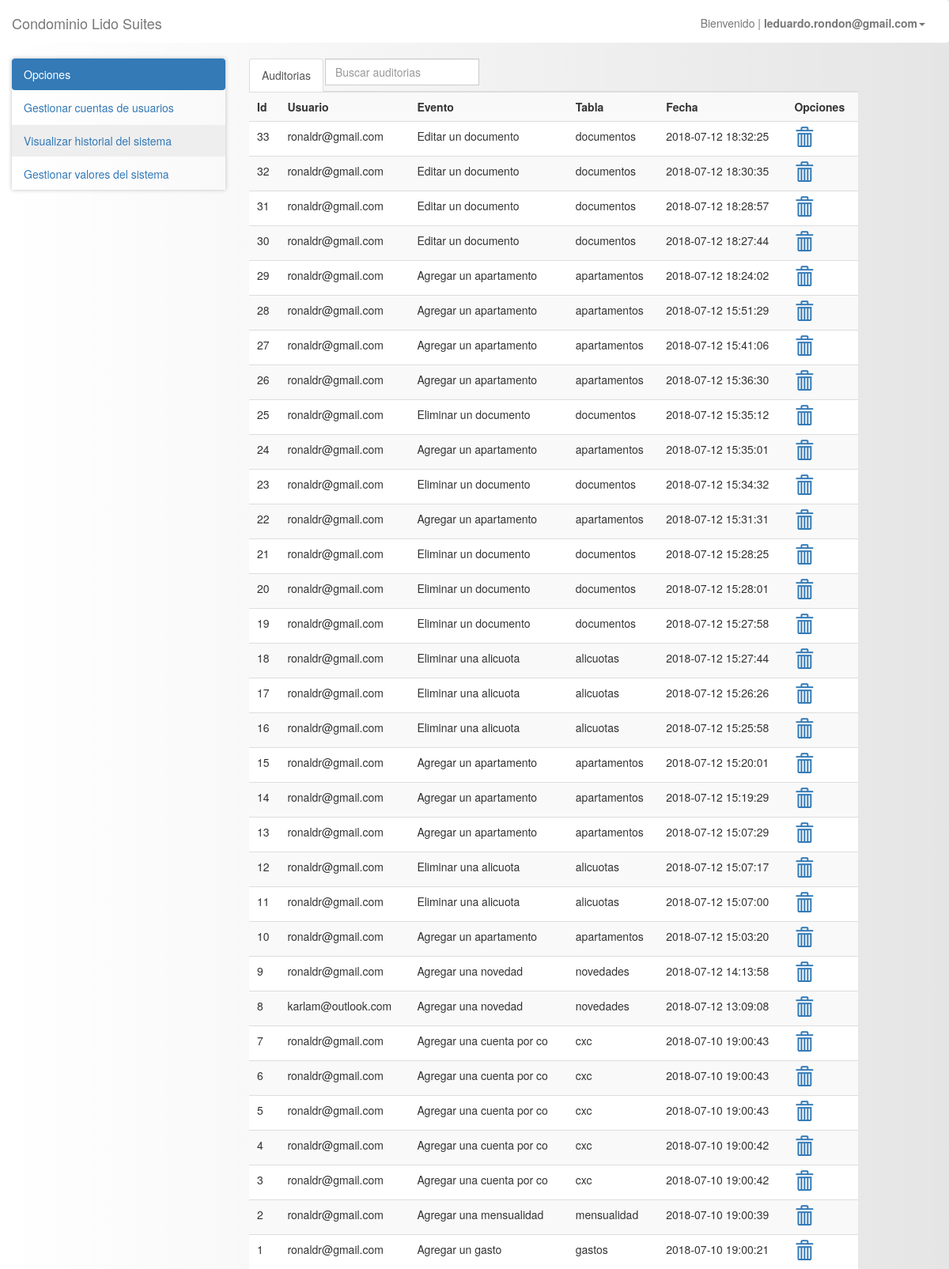
Screenshot of /pages/?auditoria (signed in) with the database file from the repository.
### tables this page shows
CREATE TABLE `auditorias` (
  `id_auditoria` int(10) UNSIGNED NOT NULL,
  `id_usuario` int(10) UNSIGNED NOT NULL,
  `evento` varchar(25) NOT NULL,
  `tabla` varchar(25) NOT NULL,
  `created` timestamp NOT NULL DEFAULT CURRENT_TIMESTAMP
);

CREATE TABLE `usuarios` (
  `id_usuario` int(10) UNSIGNED NOT NULL,
  `id_nivel` int(10) UNSIGNED NOT NULL,
  `nombres` varchar(100) NOT NULL,
  `apellidos` varchar(100) NOT NULL,
  `correo` varchar(100) NOT NULL,
  `contrasena` varchar(100) NOT NULL,
  `telefono` varchar(100) NOT NULL,
  `created` timestamp NOT NULL DEFAULT CURRENT_TIMESTAMP
);

### models/db.php (called while the page is built)
<?php
class db
{
    public static function conexion(){
        $conexion = new mysqli('localhost', 'root', '19651249', 'lidosuites', '3306');
        $conexion->query("SET NAMES 'utf8'");
        return $conexion;
    }
}

### models/auditoria.php (called while the page is built, shortened)
<?php
require_once 'db.php';
class Auditoria{
	private $db;
	private $auditoria;
	public function __construct(){
		$this->db=db::conexion();
		$this->auditoria=array();
	}
    public function getAuditoria(){
        $sql = $this->db->query("SELECT usuarios.id_usuario, usuarios.correo,
                                        usuarios.nombres, usuarios.apellidos,
                                        usuarios.contrasena, usuarios.id_nivel,
                                        usuarios.telefono, usuarios.created,
                                        auditorias.id_auditoria, auditorias.id_usuario,
                                        auditorias.evento, auditorias.tabla, auditorias.created
                                            FROM usuarios
                                                INNER JOIN auditorias on usuarios.id_usuario = auditorias.id_usuario
                                                ORDER BY auditorias.id_auditoria DESC");
        while($filas = $sql->fetch_assoc()){
            $this->auditoria[] = $filas;
        }
        return $this->auditoria;
    }
}

### views/config/auditoria/detalle.phtml (the view)
<ul class="nav nav-tabs nav-justified">
  <ul class="nav nav-tabs" role="tablist">
    <li role="presentation" class="active"><a href="!#detalle" aria-controls="detalle" role="tab" data-toggle="tab">Auditorias</a></li>
   	<li role="presentation">
		<div class="input-group">
			<input class="form-control" type="text" id="searchAuditoria" placeholder="Buscar auditorias">
		</div>
	</li>
  </ul>
  <div class="tab-content">
    <div role="tabpanel" class="tab-pane active" id="detalle">
		<table class="table table-striped" id="tablaAuditoria">
    		<tr>
    			<th>Id</th>
    			<th>Usuario</th>
    			<th>Evento</th>
    			<th>Tabla</th>
    			<th>Fecha</th>
    			<th>Opciones</th>
    		</tr>
    		<?php for($i=0; $i<count($auditorias); $i++){ $rs = $auditorias[$i]; ?>
    		<tr>
    			<td><?php echo $rs['id_auditoria']; ?></td>
    			<td><?php echo $rs['correo']; ?></td>
    			<td><?php echo $rs['evento']; ?></td>
    			<td><?php echo $rs['tabla']; ?></td>
    			<td><?php echo $rs['created']; ?></td>
    			<td>
    				<a href="#" onclick="delAuditoria(this);" ><i class="glyphicon glyphicon-trash"></i></a>
    			</td>
    		</tr> <?php } ?>
    	</table>
    </div>
  </div>

### pages/layout/head.inc (shortened to what this page needs)
<!doctype html>
<html lang="es">
<head>
    <link rel="stylesheet" href="../public/css/bootstrap.min.css">
    <link rel="stylesheet" href="../public/css/style.css">
    <link rel="stylesheet" type="text/css" href="../public/css/datatables.min.css"/>
</head>
<body>

### pages/layout/navbar.inc (shortened to what this page needs)
<nav class="navbar navbar-default">
	<div class="container-fluid">
		<div class="navbar-header">
			<a class="navbar-brand" href="./">Condominio Lido Suites</a>
		</div>
		<div class="collapse navbar-collapse" id="bs-example-navbar-collapse-1">
			<ul class="nav navbar-nav navbar-right" id="navegacion">
				 <?php if(isset($_SESSION['login'])){ ?>
				<li class="dropdown"><a href="" class="dropdown-toggle" data-toggle="dropdown" role="button" aria-haspopup="true" aria-expanded="false">
					Bienvenido | <b><?php echo $_SESSION['login']; ?></b><span class="caret"></span></a>
					<ul class="dropdown-menu">
           			 <?php }else{ ?>
           			 <?php } ?>
          </ul></li>
			</ul>
		</div>
	</div>
</nav>

### pages/index.php (shortened to what this page needs)
<?php require_once '../models/auditoria.php'; ?>
<?php require_once 'layout/head.inc'; ?>
<?php require_once 'layout/navbar.inc'; ?>
<div>
	<div class="col-xs-3 col-sm-3 col-md-3 col-lg-3">
		<ul class="nav nav-pills nav-stacked nav-pills-stacked-example panel-config">
			<li role="presentation" class="active">
				<a href="#">Opciones</a>
			</li>
			<?php if($_SESSION['nivel'] == 1){ ?>
			<li role="presentation" <?php if(isset($_GET['usuarios'])){echo "style='background-color:#eee;'";} ?>>
				<a href="./?usuarios">Gestionar cuentas de usuarios</a>
			</li>
			<?php } ?>
			<?php if($_SESSION['nivel'] == 1){ ?>
			<li role="presentation" <?php if(isset($_GET['auditoria'])){echo "style='background-color:#eee;'";} ?>>
				<a href="./?auditoria">Visualizar historial del sistema</a>
			</li>
			<?php } ?>
			<?php if($_SESSION['nivel'] == 1){ ?>
			<li class="presentation">
				<a data-toggle="collapse" href="#collapse1">Gestionar valores del sistema</a>
			</li>
			<?php } ?>
		</ul>
	</div>
	<div class="col-xs-8 col-sm-8 col-md-8 col-lg-8">
		<?php
			if(isset($_GET['alicuotas'])){
				$instanciaAlicuota = new Alicuota();
				$alicuotas = $instanciaAlicuota->getAlicuota();
				require_once '../views/config/alicuotas/detalle.phtml';
			}else if(isset($_GET['auditoria'])){
				$auditoria = new Auditoria();
				$auditorias = $auditoria->getAuditoria();
				require_once '../views/config/auditoria/detalle.phtml';
			}else if(isset($_GET['apartamentos'])){
				$apartamento = new Apartamento();
				$apartamentos = $apartamento->getApartamentos();
				require_once '../views/config/apartamentos/detalle.phtml';
			}
		?>
	</div>
</div>
<?php require_once 'layout/footer.inc';?>

### pages/layout/footer.inc (shortened to what this page needs)
</body>
</html>

### public/css/style.css (style rules this page uses)
body { background: linear-gradient(to right, rgba(255, 255, 255, 0), rgba(0, 0, 0, 0.1)); }
.glyphicon { font-size: 1.7em; }
.navbar-default { background-color: #FFF; border: 0; padding: 4px 0px 0px 0px; // box-shadow: 0px 0px 35px #BDBDBD; }
.panel-config { margin-bottom: 0px; box-shadow: 0px 0px 5px #BDBDBD; }

### rows the page displays
auditorias: id_auditoria "33", id_usuario.correo "ronaldr@gmail.com", evento "Editar un documento", tabla "documentos", created "2018-07-12 18:32:25"
auditorias: id_auditoria "32", id_usuario.correo "ronaldr@gmail.com", evento "Editar un documento", tabla "documentos", created "2018-07-12 18:30:35"
auditorias: id_auditoria "31", id_usuario.correo "ronaldr@gmail.com", evento "Editar un documento", tabla "documentos", created "2018-07-12 18:28:57"
auditorias: id_auditoria "30", id_usuario.correo "ronaldr@gmail.com", evento "Editar un documento", tabla "documentos", created "2018-07-12 18:27:44"
auditorias: id_auditoria "29", id_usuario.correo "ronaldr@gmail.com", evento "Agregar un apartamento", tabla "apartamentos", created "2018-07-12 18:24:02"
auditorias: id_auditoria "28", id_usuario.correo "ronaldr@gmail.com", evento "Agregar un apartamento", tabla "apartamentos", created "2018-07-12 15:51:29"
auditorias: id_auditoria "27", id_usuario.correo "ronaldr@gmail.com", evento "Agregar un apartamento", tabla "apartamentos", created "2018-07-12 15:41:06"
auditorias: id_auditoria "26", id_usuario.correo "ronaldr@gmail.com", evento "Agregar un apartamento", tabla "apartamentos", created "2018-07-12 15:36:30"
auditorias: id_auditoria "25", id_usuario.correo "ronaldr@gmail.com", evento "Eliminar un documento", tabla "documentos", created "2018-07-12 15:35:12"
auditorias: id_auditoria "24", id_usuario.correo "ronaldr@gmail.com", evento "Agregar un apartamento", tabla "apartamentos", created "2018-07-12 15:35:01"
auditorias: id_auditoria "23", id_usuario.correo "ronaldr@gmail.com", evento "Eliminar un documento", tabla "documentos", created "2018-07-12 15:34:32"
auditorias: id_auditoria "22", id_usuario.correo "ronaldr@gmail.com", evento "Agregar un apartamento", tabla "apartamentos", created "2018-07-12 15:31:31"
auditorias: id_auditoria "21", id_usuario.correo "ronaldr@gmail.com", evento "Eliminar un documento", tabla "documentos", created "2018-07-12 15:28:25"
auditorias: id_auditoria "20", id_usuario.correo "ronaldr@gmail.com", evento "Eliminar un documento", tabla "documentos", created "2018-07-12 15:28:01"
auditorias: id_auditoria "19", id_usuario.correo "ronaldr@gmail.com", evento "Eliminar un documento", tabla "documentos", created "2018-07-12 15:27:58"
auditorias: id_auditoria "18", id_usuario.correo "ronaldr@gmail.com", evento "Eliminar una alicuota", tabla "alicuotas", created "2018-07-12 15:27:44"
auditorias: id_auditoria "17", id_usuario.correo "ronaldr@gmail.com", evento "Eliminar una alicuota", tabla "alicuotas", created "2018-07-12 15:26:26"
auditorias: id_auditoria "16", id_usuario.correo "ronaldr@gmail.com", evento "Eliminar una alicuota", tabla "alicuotas", created "2018-07-12 15:25:58"
auditorias: id_auditoria "15", id_usuario.correo "ronaldr@gmail.com", evento "Agregar un apartamento", tabla "apartamentos", created "2018-07-12 15:20:01"
auditorias: id_auditoria "14", id_usuario.correo "ronaldr@gmail.com", evento "Agregar un apartamento", tabla "apartamentos", created "2018-07-12 15:19:29"
auditorias: id_auditoria "13", id_usuario.correo "ronaldr@gmail.com", evento "Agregar un apartamento", tabla "apartamentos", created "2018-07-12 15:07:29"
auditorias: id_auditoria "12", id_usuario.correo "ronaldr@gmail.com", evento "Eliminar una alicuota", tabla "alicuotas", created "2018-07-12 15:07:17"
auditorias: id_auditoria "11", id_usuario.correo "ronaldr@gmail.com", evento "Eliminar una alicuota", tabla "alicuotas", created "2018-07-12 15:07:00"
auditorias: id_auditoria "10", id_usuario.correo "ronaldr@gmail.com", evento "Agregar un apartamento", tabla "apartamentos", created "2018-07-12 15:03:20"
auditorias: id_auditoria "9", id_usuario.correo "ronaldr@gmail.com", evento "Agregar una novedad", tabla "novedades", created "2018-07-12 14:13:58"
auditorias: id_auditoria "8", id_usuario.correo "karlam@outlook.com", evento "Agregar una novedad", tabla "novedades", created "2018-07-12 13:09:08"
auditorias: id_auditoria "7", id_usuario.correo "ronaldr@gmail.com", evento "Agregar una cuenta por co", tabla "cxc", created "2018-07-10 19:00:43"
auditorias: id_auditoria "6", id_usuario.correo "ronaldr@gmail.com", evento "Agregar una cuenta por co", tabla "cxc", created "2018-07-10 19:00:43"
auditorias: id_auditoria "5", id_usuario.correo "ronaldr@gmail.com", evento "Agregar una cuenta por co", tabla "cxc", created "2018-07-10 19:00:43"
auditorias: id_auditoria "4", id_usuario.correo "ronaldr@gmail.com", evento "Agregar una cuenta por co", tabla "cxc", created "2018-07-10 19:00:42"
auditorias: id_auditoria "3", id_usuario.correo "ronaldr@gmail.com", evento "Agregar una cuenta por co", tabla "cxc", created "2018-07-10 19:00:42"
auditorias: id_auditoria "2", id_usuario.correo "ronaldr@gmail.com", evento "Agregar una mensualidad", tabla "mensualidad", created "2018-07-10 19:00:39"
auditorias: id_auditoria "1", id_usuario.correo "ronaldr@gmail.com", evento "Agregar un gasto", tabla "gastos", created "2018-07-10 19:00:21"

### other values shown
$_SESSION['login'] "leduardo.rondon@gmail.com"
